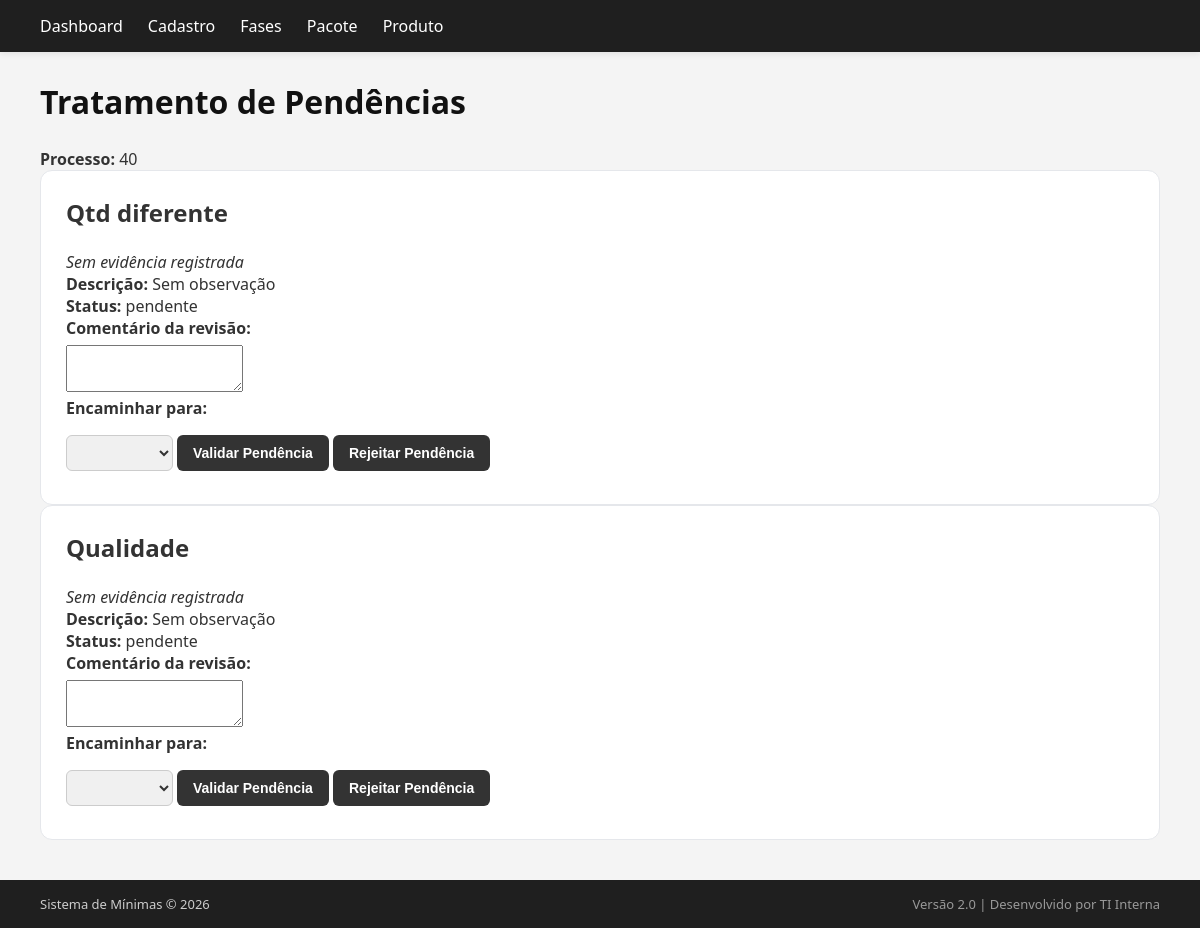
The app's page /includes/inteligencia/pendencias.php?id=40 with its own data.
### tables this page shows
CREATE TABLE `SM_evidencias_inteligenciaMercado` (
  `id` int NOT NULL,
  `processo_id` int NOT NULL,
  `tipo_pendencia` enum('pecas_separadas','qtd_diferente','qualidade','identificacao') NOT NULL,
  `descricao` text,
  `caminho_arquivo` varchar(255) DEFAULT NULL,
  `data_registro` datetime DEFAULT CURRENT_TIMESTAMP,
  `registrado_por` varchar(100) DEFAULT NULL,
  `status_evidencia` enum('pendente','validada','rejeitada') DEFAULT 'pendente',
  `comentario_validacao` text
);

### public/includes/inteligencia/pendencias.php (the view, shortened to what this page needs)
<?php
require_once __DIR__ . '/../layout/header.php';
require_once __DIR__ . '/../layout/menu.php';
require_once __DIR__ . '/../../../config/conexao.php';
$processoId = (int) $_GET['id'];
$stmt = $pdo->prepare("
    SELECT tipo_pendencia, caminho_arquivo, descricao, status_evidencia
    FROM SM_evidencias_inteligenciaMercado
    WHERE processo_id = ?
");
$stmt->execute([$processoId]);
$pendencias = $stmt->fetchAll();
?>
<div class="container">
    <h1>Tratamento de Pendências</h1>
    <p><strong>Processo:</strong> <?= $processoId ?></p>
    <?php if (empty($pendencias)): ?>
        <div class="alert">Nenhuma pendência registrada para este processo.</div>
    <?php else: ?>
        <?php foreach ($pendencias as $p): ?>
            <div class="card">
                <h2><?= ucfirst(str_replace('_', ' ', $p['tipo_pendencia'])) ?></h2><br>
                <?php if (empty($p['caminho_arquivo'])): ?>
                    <p><em>Sem evidência registrada</em></p>
                <?php else: ?>
                    <img src="/uploads/evidencias/<?= htmlspecialchars($p['caminho_arquivo']) ?>" width="200">
                <?php endif; ?>
                <p><strong>Descrição:</strong> <?= htmlspecialchars($p['descricao'] ?? 'Sem observação') ?></p>
                <p><strong>Status:</strong> <?= htmlspecialchars($p['status_evidencia']) ?></p>
                <form action="salvar_pendencia.php" method="POST">
                    <label>Comentário da revisão:</label>
                    <textarea name="comentario_validacao" rows="3"></textarea>
                    <label>Encaminhar para:</label>
                    <select name="proxima_etapa" required>
                        <option value=""></option>
                        <option value="detec">Amostra</option>
                    </select>
                    <button type="submit" name="acao" value="validar">Validar Pendência</button>
                    <button type="submit" name="acao" value="rejeitar">Rejeitar Pendência</button>
                </form>
            </div>
        <?php endforeach; ?>
    <?php endif; ?>
</div>
<?php require_once __DIR__ . '/../layout/footer.php'; ?>

### public/css/style.css (style rules this page uses)
* { margin: 0; padding: 0; box-sizing: border-box; }
.container { padding: 40px; flex: 1; margin-top: 40px; }
h1 { margin-bottom: 25px; font-weight: 600; color: #111; }
button, .btn-liberar, .btn-deletar, .btn-detalhes { background: #747474; color: #fff; padding: 8px 15px; border: none; border-radius: 6px; cursor: pointer; transition: 0.2s ease; font-size: 11px; text-decoration: none; }
.card { flex: 1; background: #ffffff; padding: 25px; border-radius: 12px; border: 1px solid #e5e7eb; transition: 0.2s ease; }
input[type="text"], input[type="number"], input[type="email"], input[type="password"], select { width: 10%; padding: 10px 12px; margin: 8px 0; border: 1px solid #ccc; border-radius: 6px; background-color: #f9f9f9; color: #333; font-size: 14px; font-family: Arial, sans-serif; transition: all 0.3s ease; box-sizing: border-box; }
select { padding: 8px 12px; border: 1px solid #ccc; border-radius: 6px; background-color: #f0f0f0; font-size: 14px; cursor: pointer; }
select option { background-color: #f0f0f0; color: #333; }
select option:checked { background-color: #999; color: #fff; }
button, input[type="submit"] { padding: 10px 16px; margin-top: 10px; border: none; border-radius: 6px; background-color: #333; color: #fff; font-size: 14px; font-weight: bold; cursor: pointer; transition: background-color 0.3s ease; }
label { display: block; margin-bottom: 6px; font-weight: bold; color: #333; }

### records on screen
sm_evidencias_inteligenciamercado: tipo_pendencia "Qtd diferente", shows "Sem evidência registrada", descricao "Sem observação", status_evidencia "pendente"
sm_evidencias_inteligenciamercado: tipo_pendencia "Qualidade", shows "Sem evidência registrada", descricao "Sem observação", status_evidencia "pendente"

### other values on screen
$processoId "40"
